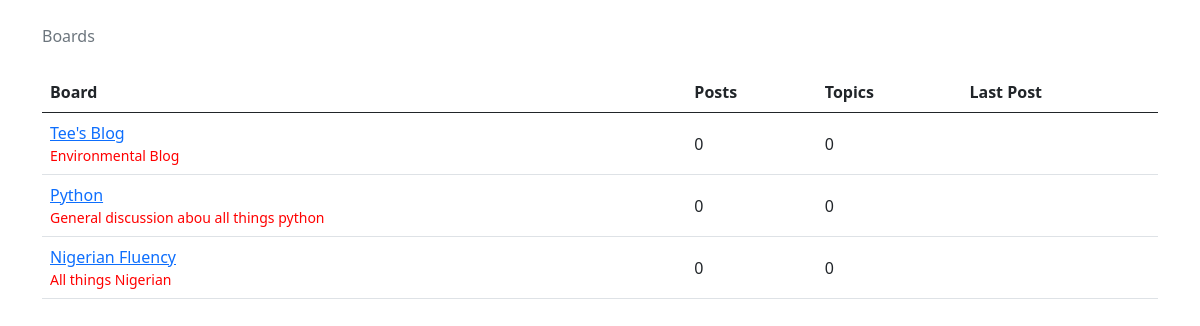
The app's page /, older data.
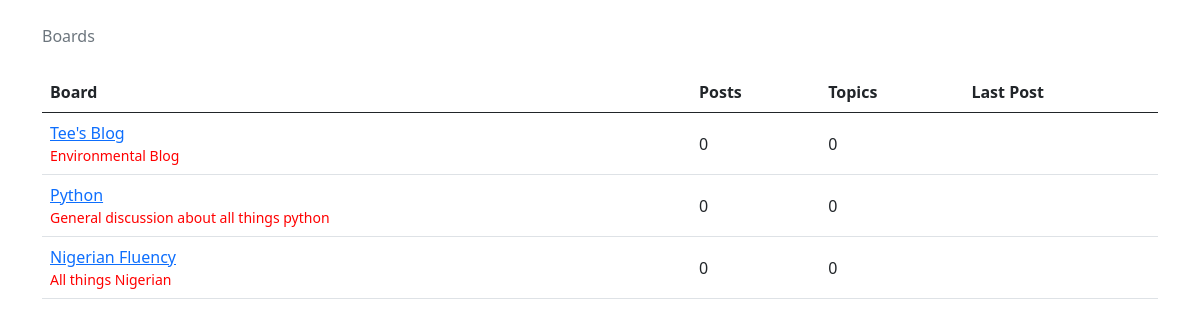
The same page, newer data.
### boards/models.py (models this page shows, shortened)
class Board(models.Model):
    name = models.CharField(max_length=30, unique=True)
    description= models.CharField(max_length=100)

### boards/views.py (the view)
# urls.py: 2. Add a URL to urlpatterns:  path('', views.home, name='home')
def home(request):
    boards = Board.objects.all()
    return render(request, 'home.html', {'boards': boards})

### boards/templates/home.html (shortened to what this page needs)
{% load static %}
{% load bootstrap4 %}
<!DOCTYPE html>
<html lang="en">
<head>
    <link href="https://cdn.jsdelivr.net/npm/bootstrap@5.0.0-beta1/dist/css/bootstrap.min.css" rel="stylesheet">
</head>
<body><div class="container">
    <ol class="breadcrumb my-4">
   <li class="breadcrumb-item active">Boards</li>
</ol>
    <table class="table">
        <thead class="thead-inverse">
            <tr>
                <th>Board</th>
                <th>Posts</th>
                <th>Topics</th>
                <th>Last Post</th>
            </tr>
        </thead>
        <tbody>
            {% for board in boards %}
        <tr>
            <td>
                <a href="{% url 'board_topics' board.pk %}">{{ board.name }}</a><br>
                <small class="text-muted d-block">
                    <a style="color:red" "{% url 'board_topics' board.pk %}">{{ board.description }}</a> </small>
            </td>
            <td class="align-middle">
                0
            </td>
            <td class="align-middle">
               0
            </td>
            <td>
            </td>
        </tr>
        {% endfor %}
        </tbody>
    </table>
</div>
</body>
</html>

Row changes from the older to the newer data that the page shows:
changed Board "Python": description "General discussion abou all things python" → "General discussion about all things python"
